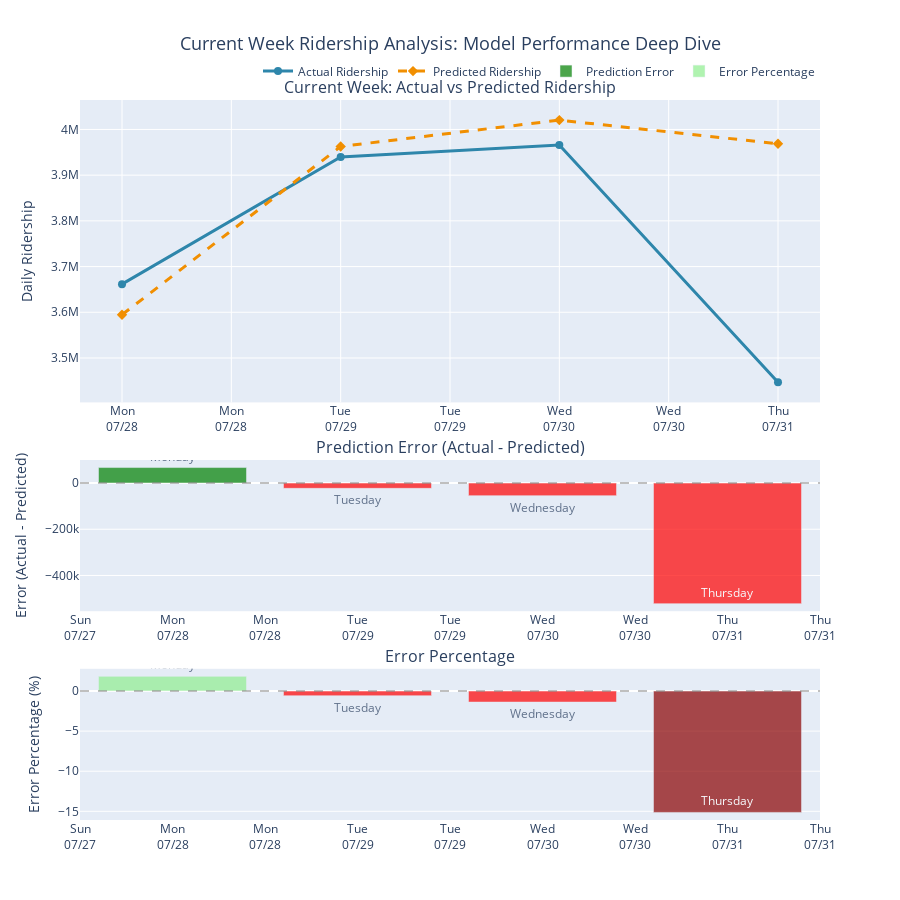

Here is the notebook cell this chart was saved with:
### Markdown cell above
## Visualize Real vs. Predicted

### Subtask:
Plot the actual ridership and the predicted ridership for the current week to visualize the model's performance and any deviations.

### Code cell
# Enhanced Real vs Predicted Comparison with Detailed Analysis
import plotly.graph_objects as go
from plotly.subplots import make_subplots
import numpy as np

# Sort the DataFrame by date to ensure correct plotting order
comparison_df_sorted = comparison_df.sort_values(by='Date').copy()

# Calculate additional metrics
comparison_df_sorted['Error_Percentage'] = (comparison_df_sorted['Difference'] / comparison_df_sorted['Subway_Ridership']) * 100
comparison_df_sorted['Day_Name'] = comparison_df_sorted['Date'].dt.day_name()

# Create subplots
fig = make_subplots(
    rows=3, cols=1,
    row_heights=[0.5, 0.25, 0.25],
    subplot_titles=(
        'Current Week: Actual vs Predicted Ridership',
        'Prediction Error (Actual - Predicted)',
        'Error Percentage'
    ),
    vertical_spacing=0.08
)

# Main comparison plot
fig.add_trace(
    go.Scatter(
        x=comparison_df_sorted['Date'],
        y=comparison_df_sorted['Subway_Ridership'],
        mode='lines+markers',
        name='Actual Ridership',
        line=dict(color='#2E86AB', width=3),
        marker=dict(size=8, symbol='circle'),
        hovertemplate='<b>%{text}</b><br>' +
                     '<b>Date:</b> %{x}<br>' +
                     '<b>Actual:</b> %{y:,.0f}<br>' +
                     '<extra></extra>',
        text=comparison_df_sorted['Day_Name']
    ),
    row=1, col=1
)

fig.add_trace(
    go.Scatter(
        x=comparison_df_sorted['Date'],
        y=comparison_df_sorted['Predicted_Ridership'],
        mode='lines+markers',
        name='Predicted Ridership',
        line=dict(color='#F18F01', width=3, dash='dash'),
        marker=dict(size=8, symbol='diamond'),
        hovertemplate='<b>%{text}</b><br>' +
                     '<b>Date:</b> %{x}<br>' +
                     '<b>Predicted:</b> %{y:,.0f}<br>' +
                     '<extra></extra>',
        text=comparison_df_sorted['Day_Name']
    ),
    row=1, col=1
)

# Error bars showing difference
colors = ['red' if x < 0 else 'green' for x in comparison_df_sorted['Difference']]
fig.add_trace(
    go.Bar(
        x=comparison_df_sorted['Date'],
        y=comparison_df_sorted['Difference'],
        name='Prediction Error',
        marker_color=colors,
        opacity=0.7,
        hovertemplate='<b>%{text}</b><br>' +
                     '<b>Date:</b> %{x}<br>' +
                     '<b>Error:</b> %{y:,.0f}<br>' +
                     '<extra></extra>',
        text=comparison_df_sorted['Day_Name']
    ),
    row=2, col=1
)

# Error percentage
fig.add_trace(
    go.Bar(
        x=comparison_df_sorted['Date'],
        y=comparison_df_sorted['Error_Percentage'],
        name='Error Percentage',
        marker_color=['darkred' if x < -10 else 'red' if x < 0 else 'lightgreen' if x < 10 else 'darkgreen' 
                     for x in comparison_df_sorted['Error_Percentage']],
        opacity=0.7,
        hovertemplate='<b>%{text}</b><br>' +
                     '<b>Date:</b> %{x}<br>' +
                     '<b>Error:</b> %{y:.1f}%<br>' +
                     '<extra></extra>',
        text=comparison_df_sorted['Day_Name']
    ),
    row=3, col=1
)

# Update layout
fig.update_layout(
    title={
        'text': 'Current Week Ridership Analysis: Model Performance Deep Dive',
        'x': 0.5,
        'xanchor': 'center',
        'font': {'size': 18}
    },
    height=900,
    showlegend=True,
    legend=dict(
        orientation="h",
        yanchor="bottom",
        y=1.02,
        xanchor="right",
        x=1
    )
)

# Format x-axes
for i in range(1, 4):
    fig.update_xaxes(
        tickformat='%a<br>%m/%d',
        row=i, col=1
    )

# Update y-axes
fig.update_yaxes(title_text="Daily Ridership", row=1, col=1)
fig.update_yaxes(title_text="Error (Actual - Predicted)", row=2, col=1)
fig.update_yaxes(title_text="Error Percentage (%)", row=3, col=1)

# Add horizontal line at y=0 for error plots
fig.add_hline(y=0, line_dash="dash", line_color="gray", opacity=0.5, row=2, col=1)
fig.add_hline(y=0, line_dash="dash", line_color="gray", opacity=0.5, row=3, col=1)

fig.show()

# Enhanced summary statistics
print("📈 Current Week Model Performance Analysis:")
print("=" * 50)
mae = np.mean(np.abs(comparison_df_sorted['Difference']))
mape = np.mean(np.abs(comparison_df_sorted['Error_Percentage']))
rmse = np.sqrt(np.mean(comparison_df_sorted['Difference']**2))

print(f"📊 Accuracy Metrics:")
print(f"  • Mean Absolute Error (MAE): {mae:,.0f} passengers")
print(f"  • Mean Absolute Percentage Error (MAPE): {mape:.1f}%")
print(f"  • Root Mean Square Error (RMSE): {rmse:,.0f} passengers")

print(f"\n📅 Day-by-Day Analysis:")
for _, row in comparison_df_sorted.iterrows():
    status = "✅ Good" if abs(row['Error_Percentage']) < 10 else "⚠️ Moderate" if abs(row['Error_Percentage']) < 20 else "❌ Poor"
    direction = "↗️" if row['Difference'] > 0 else "↘️"
    print(f"  • {row['Day_Name']}: {direction} {row['Error_Percentage']:+.1f}% error - {status}")

print(f"\n🎯 Overall Assessment:")
if mape < 5:
    print("  • Excellent model performance")
elif mape < 10:
    print("  • Good model performance")
elif mape < 20:
    print("  • Acceptable model performance")
else:
    print("  • Model needs improvement")

### Figure 1 — Plotly figure (JSON) as saved in the notebook; plotly's stock layout.template omitted (floating-point values rounded to 4 significant figures)
{"data": [{"hovertemplate": "<b>%{text}</b><br><b>Date:</b> %{x}<br><b>Actual:</b> %{y:,.0f}<br><extra></extra>", "line": {"color": "#2E86AB", "width": 3}, "marker": {"size": 8, "symbol": "circle"}, "mode": "lines+markers", "name": "Actual Ridership", "text": ["Monday", "Tuesday", "Wednesday", "Thursday"], "type": "scatter", "x": ["2025-07-28T00:00:00", "2025-07-29T00:00:00", "2025-07-30T00:00:00", "2025-07-31T00:00:00"], "xaxis": "x", "y": [3661475, 3939941, 3965915, 3446800], "yaxis": "y"}, {"hovertemplate": "<b>%{text}</b><br><b>Date:</b> %{x}<br><b>Predicted:</b> %{y:,.0f}<br><extra></extra>", "line": {"color": "#F18F01", "dash": "dash", "width": 3}, "marker": {"size": 8, "symbol": "diamond"}, "mode": "lines+markers", "name": "Predicted Ridership", "text": ["Monday", "Tuesday", "Wednesday", "Thursday"], "type": "scatter", "x": ["2025-07-28T00:00:00", "2025-07-29T00:00:00", "2025-07-30T00:00:00", "2025-07-31T00:00:00"], "xaxis": "x", "y": [3594000.0, 3963000.0, 4020000.0, 3969000.0], "yaxis": "y"}, {"hovertemplate": "<b>%{text}</b><br><b>Date:</b> %{x}<br><b>Error:</b> %{y:,.0f}<br><extra></extra>", "marker": {"color": ["green", "red", "red", "red"]}, "name": "Prediction Error", "opacity": 0.7, "text": ["Monday", "Tuesday", "Wednesday", "Thursday"], "type": "bar", "x": ["2025-07-28T00:00:00", "2025-07-29T00:00:00", "2025-07-30T00:00:00", "2025-07-31T00:00:00"], "xaxis": "x2", "y": [66990.0, -22860.0, -54540.0, -521900.0], "yaxis": "y2"}, {"hovertemplate": "<b>%{text}</b><br><b>Date:</b> %{x}<br><b>Error:</b> %{y:.1f}%<br><extra></extra>", "marker": {"color": ["lightgreen", "red", "red", "darkred"]}, "name": "Error Percentage", "opacity": 0.7, "text": ["Monday", "Tuesday", "Wednesday", "Thursday"], "type": "bar", "x": ["2025-07-28T00:00:00", "2025-07-29T00:00:00", "2025-07-30T00:00:00", "2025-07-31T00:00:00"], "xaxis": "x3", "y": [1.83, -0.5803, -1.375, -15.14], "yaxis": "y3"}], "layout": {"annotations": [{"font": {"size": 16}, "showarrow": false, "text": "Current Week: Actual vs Predicted Ridership", "x": 0.5, "xanchor": "center", "xref": "paper", "y": 1, "yanchor": "bottom", "yref": "paper"}, {"font": {"size": 16}, "showarrow": false, "text": "Prediction Error (Actual - Predicted)", "x": 0.5, "xanchor": "center", "xref": "paper", "y": 0.5, "yanchor": "bottom", "yref": "paper"}, {"font": {"size": 16}, "showarrow": false, "text": "Error Percentage", "x": 0.5, "xanchor": "center", "xref": "paper", "y": 0.21, "yanchor": "bottom", "yref": "paper"}], "height": 900, "legend": {"orientation": "h", "x": 1, "xanchor": "right", "y": 1.02, "yanchor": "bottom"}, "shapes": [{"line": {"color": "gray", "dash": "dash"}, "opacity": 0.5, "type": "line", "x0": 0, "x1": 1, "xref": "x2 domain", "y0": 0, "y1": 0, "yref": "y2"}, {"line": {"color": "gray", "dash": "dash"}, "opacity": 0.5, "type": "line", "x0": 0, "x1": 1, "xref": "x3 domain", "y0": 0, "y1": 0, "yref": "y3"}], "showlegend": true, "title": {"font": {"size": 18}, "text": "Current Week Ridership Analysis: Model Performance Deep Dive", "x": 0.5, "xanchor": "center"}, "xaxis": {"anchor": "y", "domain": [0, 1], "tickformat": "%a<br>%m/%d"}, "xaxis2": {"anchor": "y2", "domain": [0, 1], "tickformat": "%a<br>%m/%d"}, "xaxis3": {"anchor": "y3", "domain": [0, 1], "tickformat": "%a<br>%m/%d"}, "yaxis": {"anchor": "x", "domain": [0.58, 1], "title": {"text": "Daily Ridership"}}, "yaxis2": {"anchor": "x2", "domain": [0.29, 0.5], "title": {"text": "Error (Actual - Predicted)"}}, "yaxis3": {"anchor": "x3", "domain": [0, 0.21], "title": {"text": "Error Percentage (%)"}}}}
